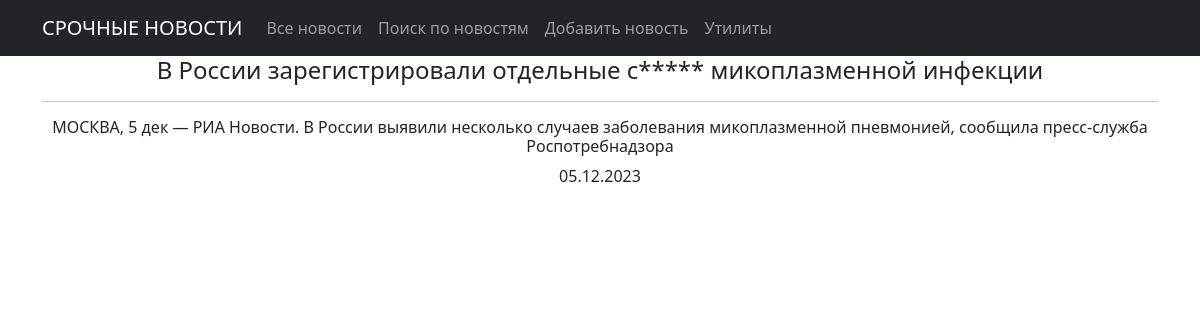
Screenshot of /news/1 with the database file from the repository.
### news/models.py (models this page shows, shortened)
class Post(models.Model):
    author = models.ForeignKey(Author, on_delete=models.CASCADE)
    NEWS = 'NW'
    ARTICLE = 'AR'
    CATEGORY_CHOICES = ((NEWS, 'Новость'), (ARTICLE, 'Статья'),)
    categoryType = models.CharField(max_length=2, choices=CATEGORY_CHOICES, default=ARTICLE)
    dateCreation = models.DateTimeField(auto_now_add=True)
    postCategory = models.ManyToManyField('Category', through='PostCategory')
    title = models.CharField(max_length=128)
    text = models.TextField()
    rating = models.SmallIntegerField(default=0)

### news/views.py (the view)
# urls.py: path('<int:pk>', NewsDetail.as_view()),
class NewsDetail(DetailView):
    model = Post
    template_name = 'news_det.html'
    context_object_name = 'news_det'

### news/templatetags/custom_filters.py (called while the page is built)
@register.filter()
def censor(text):
    if type(text) == str:
        text = text.split()
        for i, word in enumerate(text):
            if word in words:
                text[i] = word[0] + '*' * len(word[1:])
        return ' '.join(text)
    else:
        return "Не текст!"

### templates/news_det.html (shortened to what this page needs)
{% extends 'flatpages/default.html' %}
{% load custom_filters %}!
{% block content %}
    <h4>{{ news_det.title|censor }}</h4>
    <hr>
    <h6>{{ news_det.text|censor }}</h6>
    {{ news_det.dateCreation|date:'d.m.Y'}}
{% endblock content %}

### rows the page displays
Post: title|censor "В России зарегистрировали отдельные с***** микоплазменной инфекции", text|censor "МОСКВА, 5 дек — РИА Новости. В России выявили несколько случаев заболевания микоплазменной пневмонией, сообщила пресс-служба Роспотребнадзора", dateCreation "05.12.2023"
